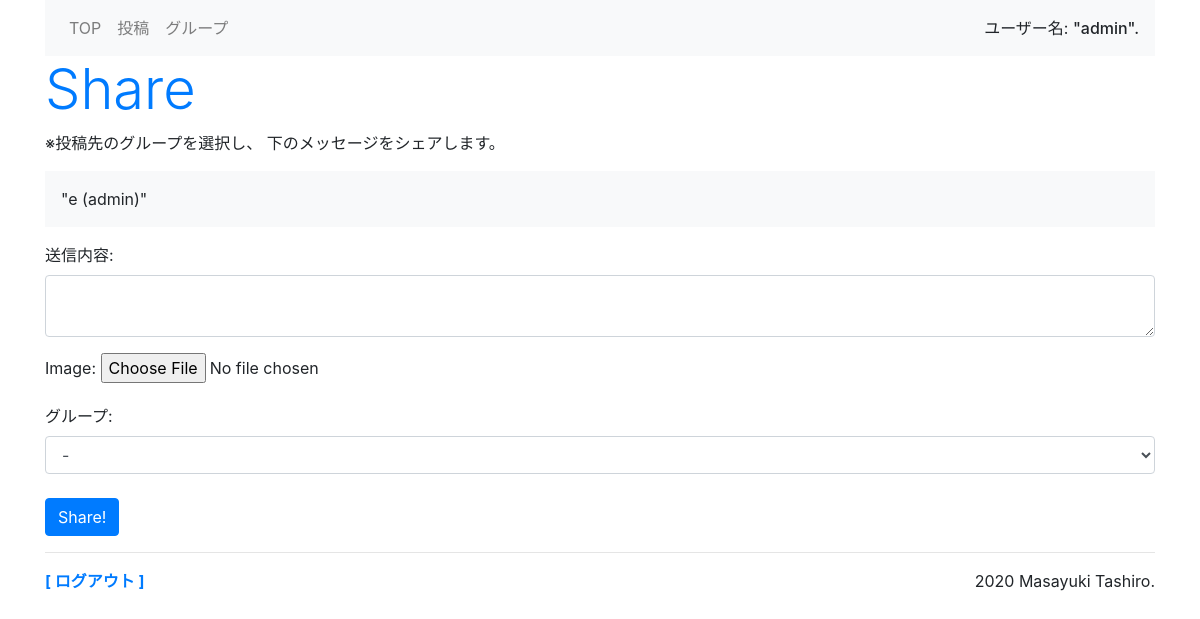
Page /sns/share/13 (signed in) on the earlier database version.
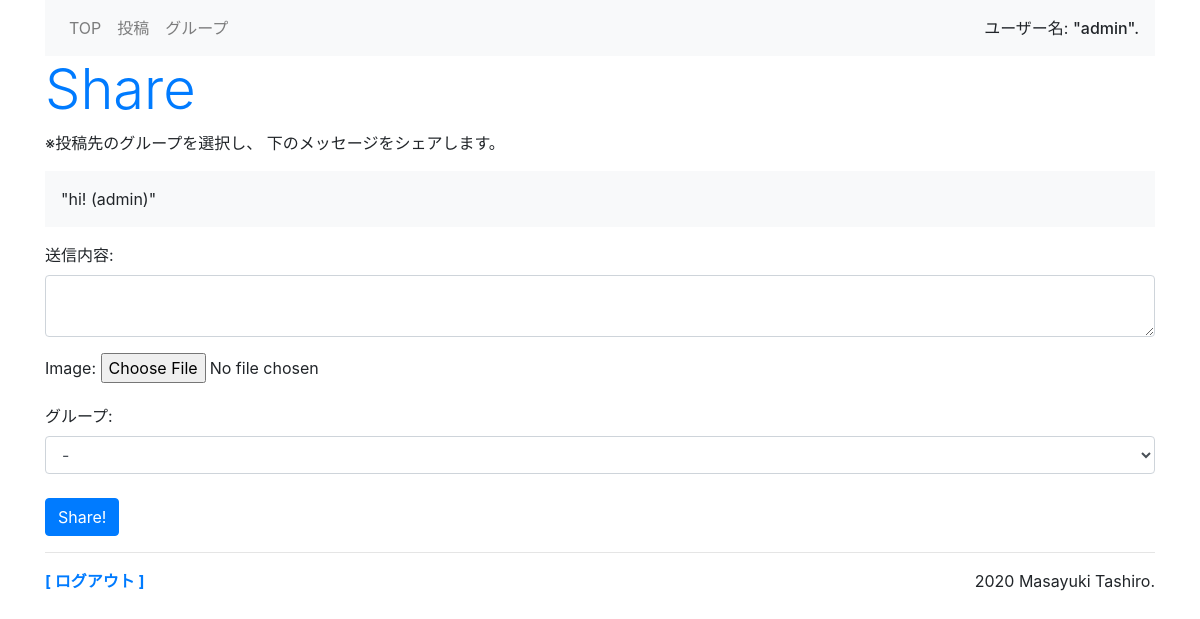
Same page on the later database version.
### sns/models.py (models this page shows, shortened)
class Message(models.Model):
    owner = models.ForeignKey(User, on_delete=models.CASCADE, \
        related_name='message_owner')
    group = models.ForeignKey('Group', on_delete=models.CASCADE)
    content = models.TextField(max_length=1000)
    share_id = models.IntegerField(default=-1)
    good_count = models.IntegerField(default=0)
    share_count = models.IntegerField(default=0)
    pub_date = models.DateTimeField(auto_now_add=True)
    image = models.ImageField(blank=True, null=True)
    def __str__(self):
        return str(self.content) + ' (' + str(self.owner) + ')'
    class Meta:
        ordering = ('-pub_date',)

### sns/views.py (the view, shortened to what this page needs)
# urls.py: path('share/<int:share_id>', views.share, name='share'),
@login_required(login_url='/admin/login/')
def share(request, share_id):
    share = Message.objects.get(id=share_id)
    print(share)
    form = PostForm(request.user)
    params = {
        'login_user':request.user,
        'form':form,
        'share':share,
    }
    return render(request, 'sns/share.html', params)

### sns/forms.py
class PostForm(forms.Form):
    content = forms.CharField(label='送信内容', max_length=500, \
        widget=forms.Textarea(attrs={'class':'form-control', 'rows':2}))
    image = forms.ImageField(required=False)
    def __init__(self, user, *args, **kwargs):
        super(PostForm, self).__init__(*args, **kwargs)
        public = User.objects.filter(username='public').first()
        self.fields['groups'] = forms.ChoiceField(
            choices=[('-','-')] + [(item.title, item.title) \
                for item in Group.objects. \
                filter(owner__in=[user,public])],
            label='グループ',
            widget=forms.Select(attrs={'class':'form-control'}),
        )

### sns/templates/sns/share.html (shortened to what this page needs)
{% extends 'sns/layout.html' %}
{% block header %}
<h1 class="display-4 text-primary">Share</h1>
<p  class="caption">※投稿先のグループを選択し、
    下のメッセージをシェアします。</p>
{% endblock %}
{% block content %}
<p class="bg-light p-3">
    "{{share.content}} ({{share.owner}})"</p>
<form action="{% url 'share' share.id %}" method="post">
{{form.as_p}}
<button class="btn btn-primary mt-2">Share!</button>
</form>
{% endblock %}

### sns/templates/sns/layout.html (shortened to what this page needs)
{% load static %}
<!doctype html>
<html lang="ja">
<head>
    <link rel="stylesheet"
    href="https://stackpath.bootstrapcdn.com/bootstrap/4.3.1/css/bootstrap.min.css"
>
</head>
<body class="container">
    <nav class="navbar navbar-expand navbar-light bg-light">
    <ul class="navbar-nav mr-auto">
        <li class="nav-item">
            <a class="nav-link" href="{% url 'index' %}">TOP</a>
        </li>
        <li class="nav-item">
            <a class="nav-link" href="{% url 'post' %}">投稿</a>
        </li>
        <li class="nav-item">
            <a class="nav-link" href="{% url 'groups' %}">グループ</a>
        </li>
    </ul>
    <span>ユーザー名: <span class="h6">"{{login_user}}".</span></span>
    </nav>
    <div>{% block header %}
        {% endblock %}</div>
    <div class="content">{% block content %}
        {% endblock %}</div>
    <hr>
    <div class="my-3">
        <span class="font-weight-bold">
            <a href="/admin/logout?next=/sns/">
                [ ログアウト ]</a></span>
        <span class="float-right"> 2020
            Masayuki Tashiro.</span>
    </div>
</body>
</html>

Differences in the rows shown:
changed Message "admin": content "e" → "hi!"
